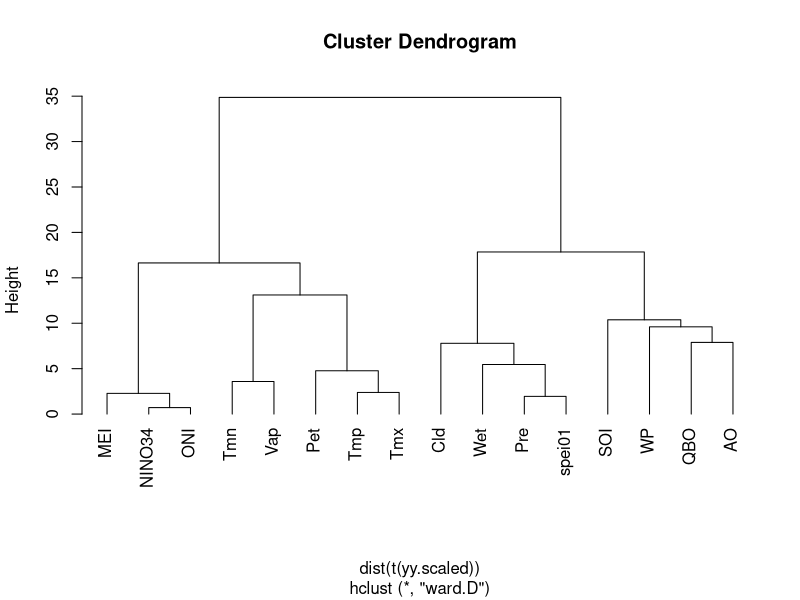

R code for this plot:
rm(list=ls())

#opening the file
egs=read.table('Droughts.txt',skip=22,header=T)


# Removing Year and Month
xx=egs[,3:18]

# Replacing the missing values (-999) with -2.33

 xx[xx==-999]=-2.33


# Creating a sequence  of january from all the months
jan=seq(1,612,12)

# Creating an array to keep all the 51 januaries
# for the 16 variables

yy=array(NA,c(51,16))

# selecting the month of january 
for ( i in 1 :16){

yy[,i]=xx[,i][jan]
}

# scaling the array

yy.scaled=scale(yy)
colnames(yy.scaled)=names(xx)

####### performing the clustering############
yy.clus=hclust(dist(t(yy.scaled)),method='ward')

#####plotting the tree#################
plot(yy.clus,hang=-2)

#cutree(yy.clus,k=4)


